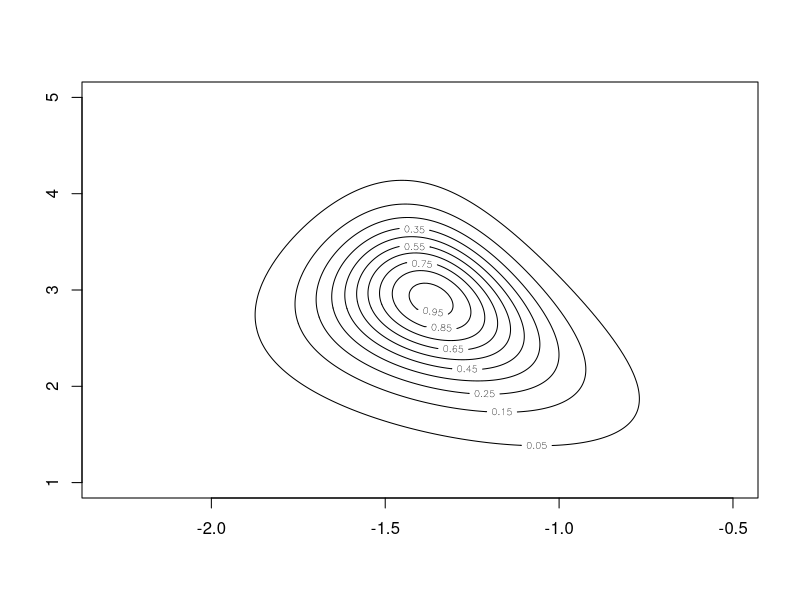
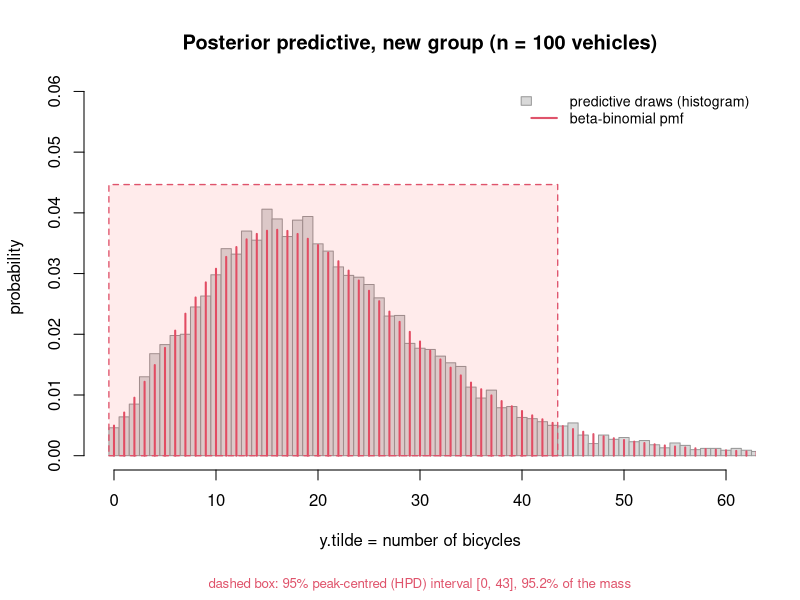

Reproduce these figures in R, in order.
# y: The number of bicycles in group;
# n: The number of total vehicles in group
bikes.y <- c(16,9,10,13,19,20,18,17,35,55)
bikes.n <- c(74,99,58,70,121,77,104,129,308,119)
logpost4 <- function(u, v) {a <- exp(u + v)/(exp(u) + 1);
b <- exp(v)/(exp(u) + 1);
J <- length(bikes.y); # Number of data
x <- J * (lgamma(a + b)- lgamma(a)- lgamma(b)) + log(a) + log(b)-2.5 * log(a + b); # Constants, Jaccobi and hyperprior
for (i in (1:J)){
  x <- x + lgamma(a + bikes.y[i]) + lgamma(b + bikes.n[i] - bikes.y[i]) - 
    lgamma(a + b + bikes.n[i]) # Adding likelihood
}
x # Return log p(theta, phi | y)
}
# Genebikese grid sampling
x4 <- c(-230:-50)/100 # set the grid values of u
y4 <- c(100:500)/100 # set the grid values of v
# evaluate grid
z <- outer(x4,y4,logpost4) # evaluate the key part of the log posterior p(u,v|y) for each grid (u,v)
# exponentiate log posterior (set maximum to be one)
z2 <- exp(z- max(z)) # transfer log posterior into posterior (the joint posterior)

contour(x4,y4,z2,levels=c(0.05,0.15,0.25,0.35,0.45,0.55,0.65,0.75,0.85,0.95))

# ---------------------------------------------------------------------------
# Posterior predictive distribution for a NEW group:  p(y.tilde | y)
# A new location from the same population, n.tilde = 100 vehicles:
#     phi | a, b ~ Beta(a, b)                 (phi = theta of the new group)
#     y.tilde | phi ~ Binomial(n.tilde, phi)
# ---------------------------------------------------------------------------
set.seed(2024)
n.tilde <- 100
ndraw <- 10000

# 1. normalise the grid, then draw (u, v) -- and hence (a, b) -- from it -----
p.joint <- z2/sum(z2)                              # joint posterior on the grid
idx <- sample(length(p.joint), ndraw, replace = TRUE, prob = p.joint)
ij <- arrayInd(idx, dim(p.joint))
u.s <- x4[ij[, 1]]                                 # draws of u = logit(a/(a+b))
v.s <- y4[ij[, 2]]                                 # draws of v = log(a+b)
a.s <- exp(u.s + v.s)/(exp(u.s) + 1)               # transform back to (a, b)
b.s <- exp(v.s)/(exp(u.s) + 1)

# 2. two-stage sampling from the posterior predictive ------------------------
phi <- rbeta(ndraw, a.s, b.s)                      # theta of the new group
ynew <- rbinom(ndraw, n.tilde, phi)                # bicycles out of 100 vehicles

# 3. exact form of the same distribution ------------------------------------
# Integrating phi out of the beta-binomial gives
#   p(y.tilde = k | a, b) = C(n,k) * B(a+k, b+n-k)/B(a,b),  then average over draws of (a,b)
k <- 0:n.tilde
logbb <- function(k, a, b) {
  lgamma(n.tilde + 1) - lgamma(k + 1) - lgamma(n.tilde - k + 1) +
    lgamma(a + b) - lgamma(a) - lgamma(b) +
    lgamma(a + k) + lgamma(b + n.tilde - k) - lgamma(a + b + n.tilde)
}
p.pred <- colMeans(exp(sapply(k, logbb, a = a.s, b = b.s)))
p.pred <- p.pred/sum(p.pred)                       # length 101, k = 0,...,100

# 4. picture ---------------------------------------------------------------
par(mar = c(6.5, 4.2, 4.2, 2.2))                    # extra room for the caption below
emp <- as.numeric(table(factor(ynew, levels = 0:n.tilde)))/ndraw   # empirical pmf
y.max <- max(emp, p.pred)                                          # tallest bar

hist(ynew, breaks = seq(-0.5, n.tilde + 0.5, 1), probability = TRUE,
     col = "grey85", border = "grey60", xlim = c(-0.5, 60.5), ylim = c(0, y.max * 1.45),
     main = "Posterior predictive, new group (n = 100 vehicles)",
     xlab = "y.tilde = number of bicycles", ylab = "probability")
lines(k, p.pred, type = "h", col = 2, lwd = 2)
legend("topright", c("predictive draws (histogram)", "beta-binomial pmf"),
       fill = c("grey85", NA), border = c("grey60", NA), lwd = c(NA, 2),
       col = c(NA, 2), bty = "n", cex = 0.85)

# 5. summaries -------------------------------------------------------------
round(c(mean = mean(ynew), sd = sd(ynew),
        q025 = as.numeric(quantile(ynew, 0.025)),
        q50 = as.numeric(quantile(ynew, 0.5)),
        q975 = as.numeric(quantile(ynew, 0.975))), 2)
round(p.pred[c(1, 11, 21, 31, 41)], 4)             # P(y.tilde = 0, 10, 20, 30, 40)
round(sum(p.pred[1:11]), 4)                        # P(y.tilde <= 10)

# 6. 95% credible interval at both sides of the peak ------------------------
oo <- order(p.pred, decreasing = TRUE)
sel <- oo[seq_len(which(cumsum(p.pred[oo]) >= 0.95)[1])]
k.lo <- min(k[sel])
k.hi <- max(k[sel])
mass.ci <- sum(p.pred[(k.lo + 1):(k.hi + 1)])      # mass actually inside
c(lower = k.lo, upper = k.hi, mass = round(mass.ci, 4))

# frame it on the figure: tinted band + dashed box round the whole region
rect(k.lo - 0.5, 0, k.hi + 0.5, y.max * 1.10,
     col = rgb(1, 0, 0, 0.08), border = 2, lty = 2, lwd = 1.3)
mtext(side = 1, line = 5.1, cex = 0.8, col = 2,
      text = sprintf("dashed box: 95%% peak-centred (HPD) interval [%d, %d], %.1f%% of the mass",
                     k.lo, k.hi, 100 * mass.ci))
